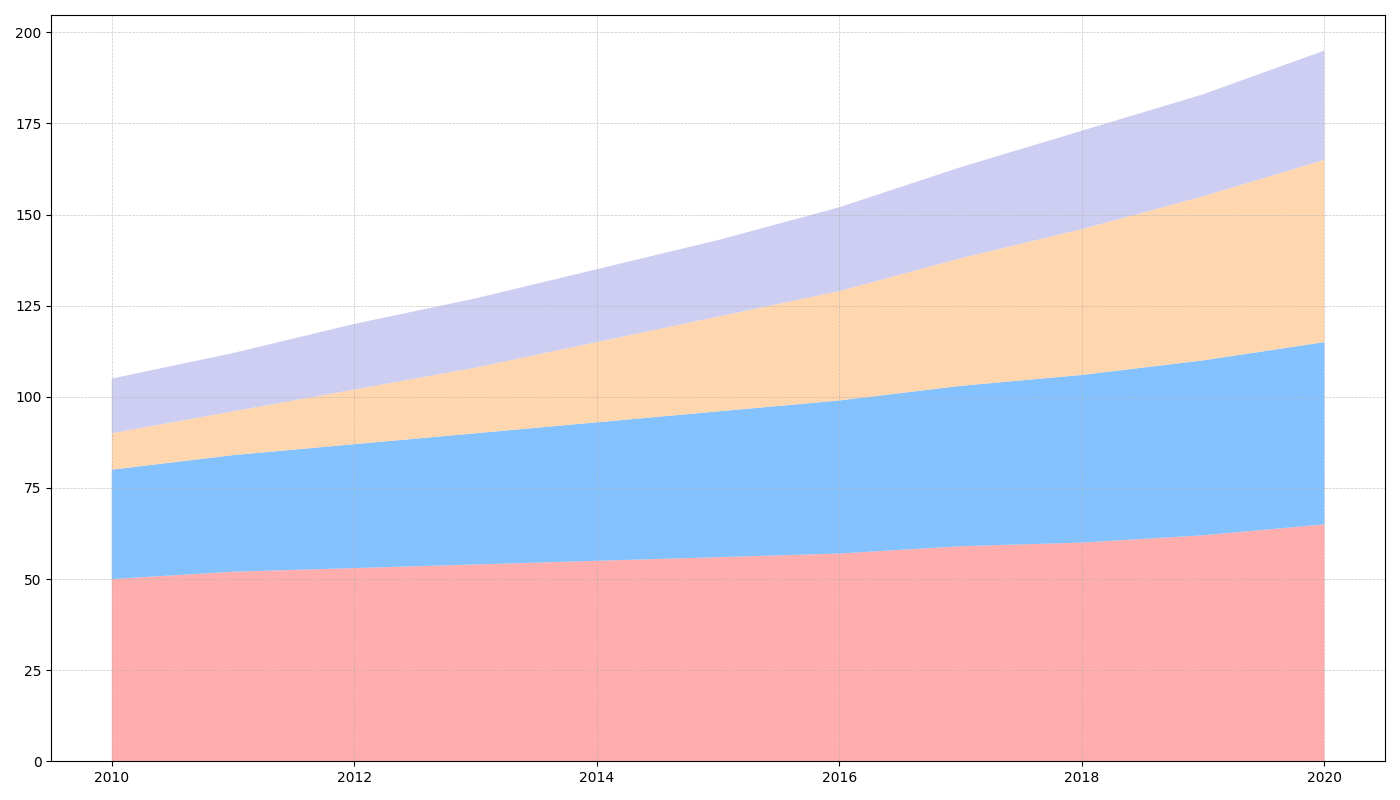

The Python source for this figure:
import matplotlib.pyplot as plt
import numpy as np

years = np.arange(2010, 2021)
reading = np.array([50, 52, 53, 54, 55, 56, 57, 59, 60, 62, 65])
sports = np.array([30, 32, 34, 36, 38, 40, 42, 44, 46, 48, 50])
traveling = np.array([10, 12, 15, 18, 22, 26, 30, 35, 40, 45, 50])
cooking = np.array([15, 16, 18, 19, 20, 21, 23, 25, 27, 28, 30])

hobbies_data = np.vstack([reading, sports, traveling, cooking])
colors = ['#FF9999', '#66B3FF', '#FFCC99', '#C2C2F0']

plt.figure(figsize=(14, 8))
plt.stackplot(years, hobbies_data, colors=colors, alpha=0.8)

plt.grid(visible=True, which='both', linestyle='--', linewidth=0.5, alpha=0.7)

plt.tight_layout()
plt.show()
